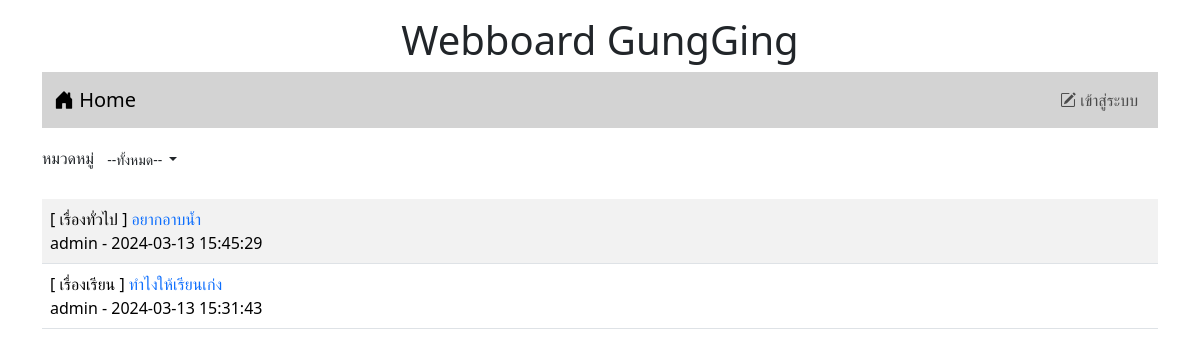
Before: / with the older database file.
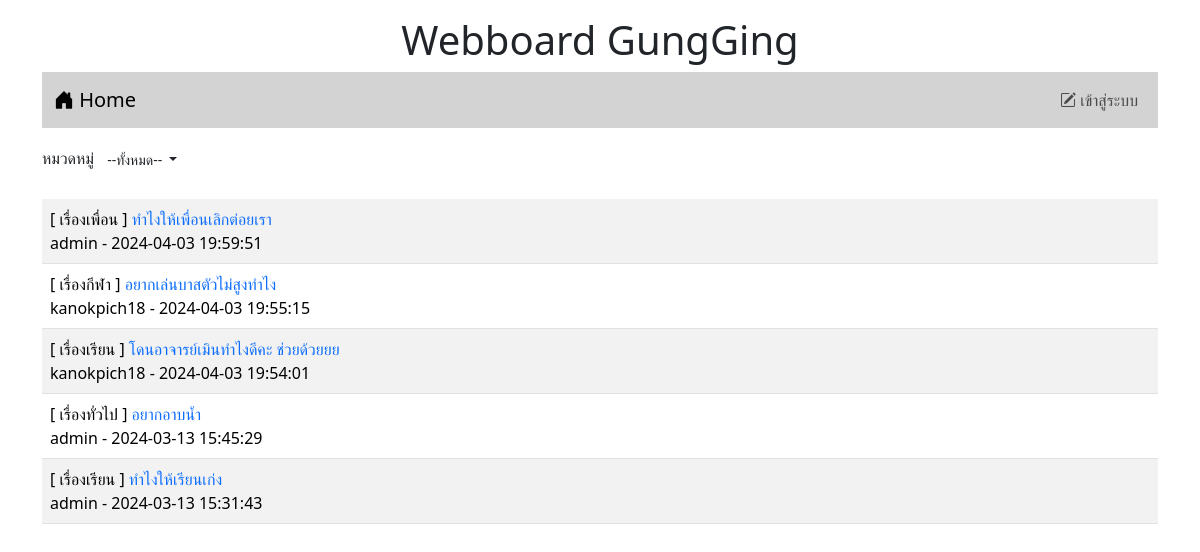
After: the same page with the newer database file.
### tables this page shows
CREATE TABLE `post` (
  `id` int(11) NOT NULL,
  `title` varchar(128) NOT NULL,
  `content` varchar(2048) NOT NULL,
  `post_date` datetime NOT NULL,
  `cat_id` int(11) NOT NULL,
  `user_id` int(11) NOT NULL
);

CREATE TABLE `category` (
  `id` int(11) NOT NULL,
  `name` varchar(32) NOT NULL
);

CREATE TABLE `user` (
  `id` int(11) NOT NULL,
  `login` varchar(32) NOT NULL,
  `password` varchar(64) NOT NULL,
  `name` varchar(64) NOT NULL,
  `gender` char(1) NOT NULL,
  `email` varchar(32) NOT NULL,
  `role` char(1) NOT NULL
);

### index.php (the view, shortened to what this page needs)
<!DOCTYPE html>
<html lang="en">
<head>
    <link rel="stylesheet" href="bootstrap-5.3.2-dist/css/bootstrap.min.css">
    <link rel="stylesheet" href="https://cdn.jsdelivr.net/npm/bootstrap-icons@1.11.3/font/bootstrap-icons.min.css">
</head>
<body>
    <div class="container-lg">
    <h1 style="text-align: center;" class="mt-3">Webboard GungGing</h1>
<?php include "nav.php" ?>
<div class="mt-3 d-flex justify-content-between">
<div>
  <div>
  <label>หมวดหมู่</label>
   <span class="dropdown">
   <?php
     $conn=new PDO("mysql:host=localhost;dbname=webboard;charset=utf8","root","");
    ?>
    <button class="btn btn-white-50 btn-sm dropdown-toggle" type="button" data-bs-toggle="dropdown"
       aria-expanded="false">
           <?php
             if(isset($_GET['id'])){
              $sql="SELECT name FROM category WHERE id=$_GET[id]";
              foreach($conn->query($sql)as $row)
               echo "$row[name]";
                }else{
                     echo "--ทั้งหมด--";
                     }
                        ?>
                </button>
                    <?php
                    $sql="SELECT * FROM category";
    ?>
</span>
</div>
</div>
</div>
<table class="table table-striped mt-4 ">
        <?php
            $conn = new PDO("mysql:host=localhost;dbname=webboard;charset=utf8" , "root" , "");
            if(isset($_GET['id'])){
                $sql="SELECT category.name,post.title,post.id,user.login,post.post_date,user.id as 'user_id' FROM post
                INNER JOIN user  ON (post.user_id=user.id)
                INNER JOIN category  ON (post.cat_id=category.id)
                WHERE post.cat_id=$_GET[id]
                ORDER BY post.post_date DESC" ;
            }else{
                $sql="SELECT category.name,post.title,post.id,user.login,post.post_date,user.id as 'user_id' FROM post
                INNER JOIN user ON (post.user_id=user.id)
                INNER JOIN category ON (post.cat_id=category.id)
                ORDER BY post.post_date DESC" ;
            }
            $result=$conn->query($sql);
            while($row=$result->fetch()){
                echo "<tr><td class='d-flex'>
                <div class='flex-grow-1'>[ $row[0] ]<a href=post.php?id=$row[2]
                style=text-decoration:none> $row[1]</a><br>$row[3] - $row[4]</div>";
            }
        ?>
</table>
    </div>
</body>
</html>

### nav.php (shortened to what this page needs)
<nav class="navbar navbar-expand-lg " style="background-color: #d3d3d3;">
  <div class="container-fluid">
    <a class="navbar-brand" href="index.php"><i class="bi bi-house-door-fill"></i> Home</a>
      <ul class="navbar-nav">
        <?php
        if(!isset($_SESSION['id'])){
        ?>
        <li class="nav-item">
          <a class="nav-link" aria-current="page" href="login.php"><i class="bi bi-pencil-square"></i> เข้าสู่ระบบ</a>
        </li>
        <?php } ?>
      </ul>
  </div>
</nav>

Changed rows visible on the page:
added post: category.name "เรื่องเพื่อน", title "ทำไงให้เพื่อนเลิกต่อยเรา", user.login "admin", post_date "2024-04-03 19:59:51"
added post: category.name "เรื่องกีฬา", title "อยากเล่นบาสตัวไม่สูงทำไง", user.login "kanokpich18", post_date "2024-04-03 19:55:15"
added post: category.name "เรื่องเรียน", title "โดนอาจารย์เมินทำไงดีคะ ช่วยด้วยยย", user.login "kanokpich18", post_date "2024-04-03 19:54:01"
